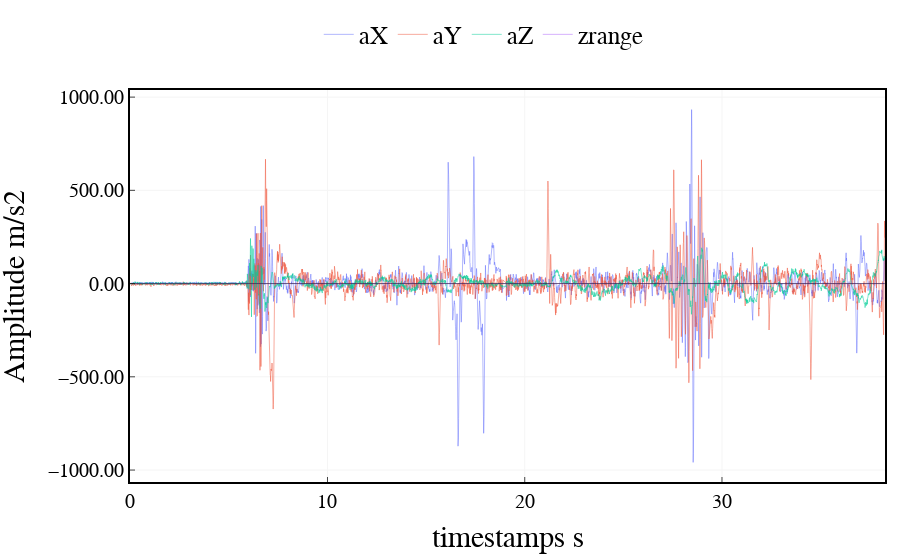

Notebook code cell kept with this figure:
### Code cell
# 画图：3轴陀螺仪+高度计

import scipy.signal as signal_p

# Define filter parameters
fs = 100  # Sampling frequency
fc = 4  # Cutoff frequency
order = 6  # Filter order



# Create low-pass Butterworth filter
b, a = signal_p.butter(order, fc / (fs / 2), btype='low')

# Apply filter to signal data
signalf = signal_p.filtfilt(b, a, imu_data[:,:6], axis=0)
timestamp = imu_data[:,7]
fig = go.Figure()
fig.add_trace(go.Scatter(x=timestamp, y=imu_data[:,0],
                    mode='lines',
                    line=dict(width=0.5),
                    name='aX'))
fig.add_trace(go.Scatter(x=timestamp, y=imu_data[:,1],
                    mode='lines',
                    line=dict(width=0.5),
                    name='aY'))
fig.add_trace(go.Scatter(x=timestamp, y=imu_data[:,2],
                    mode='lines',
                    line=dict(width=0.5),
                    name='aZ'))
fig.add_trace(go.Scatter(x=timestamp, y=imu_data[:,8]/1000,
                    mode='lines',
                    line=dict(width=0.5),
                    name='zrange'))


# # Add a rectangle to the plot
# fig.add_shape(type='rect',
#               x0=0,
#               y0=-2,
#               x1=10,
#               y1=2,
#               line=dict(color='blue', width=0.5),
#             #   fillcolor='lightblue',
#               opacity=0.5)

fig.add_shape(type='line',
                x0=0,
                y0=0,
                x1=timestamp[-1].astype(float),
                y1=0,
                line=dict(color='black', width=0.5),
            #   fillcolor='lightblue',
                opacity=1)

    
    


fig.update_layout(xaxis_title='timestamps s',
                        yaxis_title='Amplitude m/s2',
                        font=dict(size=25, family='Arial', color='rgb(0, 0, 0)'),
                        margin={'l': 15, 'r': 15, 't': 15, 'b': 15},
                        # width=1000, height=400,
                        legend=dict(
                            yanchor="top",
                            y=1.2,
                            xanchor="left",
                            x = 0.25,
                            font=dict(
                                family='Arial',
                                size=25,
                                color='rgb(0, 0, 0)',
                            ),
                            orientation="h",
                            # bordercolor="Black",
                            # borderwidth=1
                        ),
                        plot_bgcolor='rgb(255,255,255)',
                        xaxis=dict(
                            showline=True,
                            linecolor='rgb(0, 0, 0)',
                            linewidth=2,
                            ticks='inside',
                            tickfont=dict(
                                family='Arial',
                                size=20,
                                color='rgb(0, 0, 0)',
                            ),
                            tick0 = 150,
                            dtick = 10,
                            gridcolor='rgb(245, 245, 245)',
                            mirror=True
                        ),
                        yaxis=dict(
                            # range = [0, 1],
                            showline=True,
                            linecolor='rgb(0, 0, 0)',
                            linewidth=2,
                            ticks='inside',
                            tickfont=dict(
                                family='Arial',
                                size=20,
                                color='rgb(0, 0, 0)',
                            ),
                            tickformat='.2f',   # y轴刻度分辨率
                            gridcolor='rgb(245, 245, 245)',
                            mirror=True
                        ),
        )

fig.show()

### Figure 1 — Plotly figure (JSON) as saved in the notebook; plotly's stock layout.template omitted (floating-point values rounded to 4 significant figures; data arrays with more than 128 entries replaced by an {"elided": "..."} marker saying what was removed)
{"data": [{"line": {"width": 0.5}, "mode": "lines", "name": "aX", "type": "scatter", "x": {"elided": "3827 float values"}, "y": {"elided": "3827 int values"}}, {"line": {"width": 0.5}, "mode": "lines", "name": "aY", "type": "scatter", "x": {"elided": "3827 float values"}, "y": {"elided": "3827 int values"}}, {"line": {"width": 0.5}, "mode": "lines", "name": "aZ", "type": "scatter", "x": {"elided": "3827 float values"}, "y": {"elided": "3827 int values"}}, {"line": {"width": 0.5}, "mode": "lines", "name": "zrange", "type": "scatter", "x": {"elided": "3827 float values"}, "y": {"elided": "3827 float values"}}], "layout": {"font": {"color": "rgb(0, 0, 0)", "family": "Arial", "size": 25}, "legend": {"font": {"color": "rgb(0, 0, 0)", "family": "Arial", "size": 25}, "orientation": "h", "x": 0.25, "xanchor": "left", "y": 1.2, "yanchor": "top"}, "margin": {"b": 15, "l": 15, "r": 15, "t": 15}, "plot_bgcolor": "rgb(255,255,255)", "shapes": [{"line": {"color": "black", "width": 0.5}, "opacity": 1, "type": "line", "x0": 0, "x1": 38.25, "y0": 0, "y1": 0}], "xaxis": {"dtick": 10, "gridcolor": "rgb(245, 245, 245)", "linecolor": "rgb(0, 0, 0)", "linewidth": 2, "mirror": true, "showline": true, "tick0": 150, "tickfont": {"color": "rgb(0, 0, 0)", "family": "Arial", "size": 20}, "ticks": "inside", "title": {"text": "timestamps s"}}, "yaxis": {"gridcolor": "rgb(245, 245, 245)", "linecolor": "rgb(0, 0, 0)", "linewidth": 2, "mirror": true, "showline": true, "tickfont": {"color": "rgb(0, 0, 0)", "family": "Arial", "size": 20}, "tickformat": ".2f", "ticks": "inside", "title": {"text": "Amplitude m/s2"}}}}
